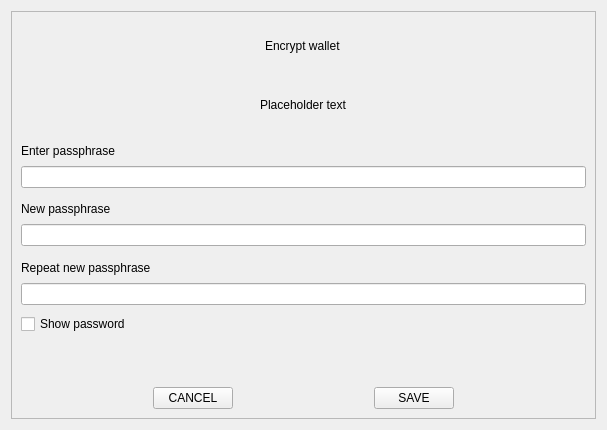
<?xml version="1.0" encoding="UTF-8"?>
<ui version="4.0">
 <class>AskPassphraseDialog</class>
 <widget class="QDialog" name="AskPassphraseDialog">
  <property name="geometry">
   <rect>
    <x>0</x>
    <y>0</y>
    <width>607</width>
    <height>430</height>
   </rect>
  </property>
  <property name="sizePolicy">
   <sizepolicy hsizetype="Preferred" vsizetype="Minimum">
    <horstretch>0</horstretch>
    <verstretch>0</verstretch>
   </sizepolicy>
  </property>
  <property name="minimumSize">
   <size>
    <width>400</width>
    <height>430</height>
   </size>
  </property>
  <property name="windowTitle">
   <string>Passphrase Dialog</string>
  </property>
  <layout class="QVBoxLayout" name="verticalLayout">
   <item>
    <widget class="QFrame" name="frame">
     <property name="frameShape">
      <enum>QFrame::StyledPanel</enum>
     </property>
     <property name="frameShadow">
      <enum>QFrame::Raised</enum>
     </property>
     <layout class="QVBoxLayout" name="verticalLayout_5">
      <property name="spacing">
       <number>9</number>
      </property>
      <item alignment="Qt::AlignHCenter">
       <widget class="QLabel" name="labelTitle">
        <property name="text">
         <string>Encrypt wallet</string>
        </property>
       </widget>
      </item>
      <item alignment="Qt::AlignHCenter">
       <widget class="QLabel" name="warningLabel">
        <property name="minimumSize">
         <size>
          <width>300</width>
          <height>40</height>
         </size>
        </property>
        <property name="text">
         <string notr="true">Placeholder text</string>
        </property>
        <property name="textFormat">
         <enum>Qt::AutoText</enum>
        </property>
        <property name="alignment">
         <set>Qt::AlignCenter</set>
        </property>
        <property name="wordWrap">
         <bool>true</bool>
        </property>
       </widget>
      </item>
      <item>
       <layout class="QVBoxLayout" name="verticalLayout_2">
        <property name="spacing">
         <number>3</number>
        </property>
        <item>
         <widget class="QLabel" name="passLabel1">
          <property name="text">
           <string>Enter passphrase</string>
          </property>
         </widget>
        </item>
        <item>
         <widget class="QLineEdit" name="passEdit1">
          <property name="echoMode">
           <enum>QLineEdit::Password</enum>
          </property>
         </widget>
        </item>
       </layout>
      </item>
      <item>
       <layout class="QVBoxLayout" name="verticalLayout_3">
        <property name="spacing">
         <number>3</number>
        </property>
        <item>
         <widget class="QLabel" name="passLabel2">
          <property name="text">
           <string>New passphrase</string>
          </property>
         </widget>
        </item>
        <item>
         <widget class="QLineEdit" name="passEdit2">
          <property name="echoMode">
           <enum>QLineEdit::Password</enum>
          </property>
         </widget>
        </item>
       </layout>
      </item>
      <item>
       <layout class="QVBoxLayout" name="verticalLayout_4">
        <property name="spacing">
         <number>3</number>
        </property>
        <item>
         <widget class="QLabel" name="passLabel3">
          <property name="text">
           <string>Repeat new passphrase</string>
          </property>
         </widget>
        </item>
        <item>
         <widget class="QLineEdit" name="passEdit3">
          <property name="echoMode">
           <enum>QLineEdit::Password</enum>
          </property>
         </widget>
        </item>
       </layout>
      </item>
      <item>
       <widget class="QCheckBox" name="toggleShowPasswordButton">
        <property name="focusPolicy">
         <enum>Qt::NoFocus</enum>
        </property>
        <property name="text">
         <string>Show password</string>
        </property>
       </widget>
      </item>
      <item>
       <widget class="QLabel" name="capsLabel">
        <property name="minimumSize">
         <size>
          <width>0</width>
          <height>35</height>
         </size>
        </property>
        <property name="maximumSize">
         <size>
          <width>16777215</width>
          <height>35</height>
         </size>
        </property>
        <property name="font">
         <font>
          <pointsize>-1</pointsize>
         </font>
        </property>
        <property name="text">
         <string/>
        </property>
        <property name="alignment">
         <set>Qt::AlignCenter</set>
        </property>
       </widget>
      </item>
      <item>
       <layout class="QHBoxLayout" name="horizontalLayout_2">
        <item>
         <spacer name="horizontalSpacer_2">
          <property name="orientation">
           <enum>Qt::Horizontal</enum>
          </property>
          <property name="sizeHint" stdset="0">
           <size>
            <width>40</width>
            <height>20</height>
           </size>
          </property>
         </spacer>
        </item>
        <item>
         <widget class="QPushButton" name="btnEsc">
          <property name="focusPolicy">
           <enum>Qt::NoFocus</enum>
          </property>
          <property name="text">
           <string>CANCEL</string>
          </property>
         </widget>
        </item>
        <item>
         <spacer name="horizontalSpacer_4">
          <property name="orientation">
           <enum>Qt::Horizontal</enum>
          </property>
          <property name="sizeHint" stdset="0">
           <size>
            <width>40</width>
            <height>20</height>
           </size>
          </property>
         </spacer>
        </item>
        <item>
         <widget class="QPushButton" name="btnSave">
          <property name="focusPolicy">
           <enum>Qt::NoFocus</enum>
          </property>
          <property name="text">
           <string>SAVE</string>
          </property>
         </widget>
        </item>
        <item>
         <spacer name="horizontalSpacer_3">
          <property name="orientation">
           <enum>Qt::Horizontal</enum>
          </property>
          <property name="sizeHint" stdset="0">
           <size>
            <width>40</width>
            <height>20</height>
           </size>
          </property>
         </spacer>
        </item>
       </layout>
      </item>
     </layout>
    </widget>
   </item>
  </layout>
 </widget>
 <resources/>
 <connections/>
</ui>
